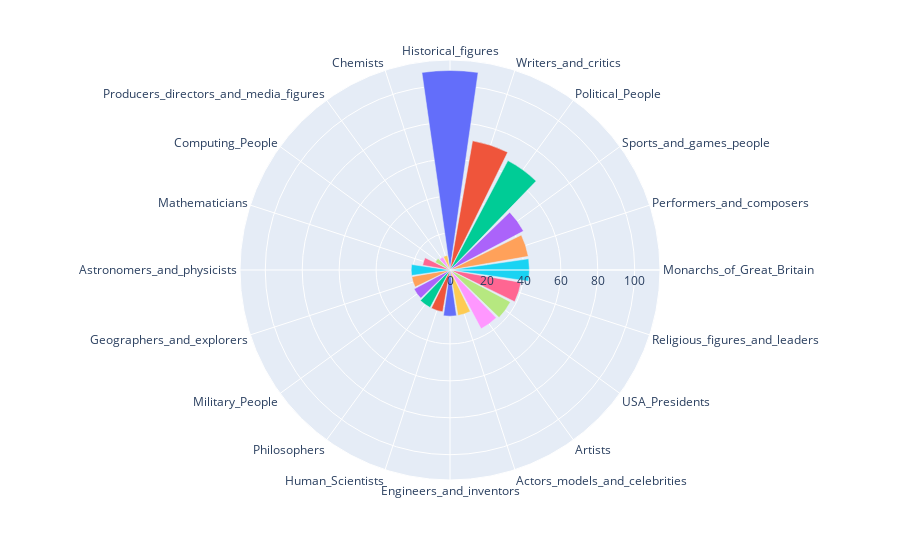

Source (notebook cell):
### Code cell
colors_categories = ["#F3C300",
                      "#875692",
                      "#F38400",
                      "#A1CAF1",
                      "#BE0032",
                      "#C2B280",
                      "#848482",
                      "#008856",
                      "#E68FAC",
                      "#0067A5",
                      "#F99379",
                      "#604E97",
                      "#F6A600",
                      "#B3446C",
                      "#DCD300",
                      "#882D17",
                      "#8DB600",
                      "#654522",
                      "#E25822",
                      "#2B3D26"]
people_categories = pd.DataFrame(main_people_selection.value_counts('category'))
people_categories.index = [cat.replace('subject.People.', '') for cat in people_categories.index]
people_categories['category'] = people_categories.index

fig = px.bar_polar(people_categories, r="count", theta="category", color= colors_categories)
fig.update_layout(showlegend=False)
fig.write_html("docs/people_categories.html")

fig.show()

### Figure 1 — Plotly figure (JSON) as saved in the notebook; plotly's stock layout.template omitted (floating-point values rounded to 4 significant figures)
{"data": [{"hovertemplate": "color=#F3C300<br>count=%{r}<br>category=%{theta}<extra></extra>", "legendgroup": "#F3C300", "marker": {"color": "#636efa", "pattern": {"shape": ""}}, "name": "#F3C300", "r": [108], "showlegend": true, "subplot": "polar", "theta": ["Historical_figures"], "type": "barpolar"}, {"hovertemplate": "color=#875692<br>count=%{r}<br>category=%{theta}<extra></extra>", "legendgroup": "#875692", "marker": {"color": "#EF553B", "pattern": {"shape": ""}}, "name": "#875692", "r": [71], "showlegend": true, "subplot": "polar", "theta": ["Writers_and_critics"], "type": "barpolar"}, {"hovertemplate": "color=#F38400<br>count=%{r}<br>category=%{theta}<extra></extra>", "legendgroup": "#F38400", "marker": {"color": "#00cc96", "pattern": {"shape": ""}}, "name": "#F38400", "r": [67], "showlegend": true, "subplot": "polar", "theta": ["Political_People"], "type": "barpolar"}, {"hovertemplate": "color=#A1CAF1<br>count=%{r}<br>category=%{theta}<extra></extra>", "legendgroup": "#A1CAF1", "marker": {"color": "#ab63fa", "pattern": {"shape": ""}}, "name": "#A1CAF1", "r": [45], "showlegend": true, "subplot": "polar", "theta": ["Sports_and_games_people"], "type": "barpolar"}, {"hovertemplate": "color=#BE0032<br>count=%{r}<br>category=%{theta}<extra></extra>", "legendgroup": "#BE0032", "marker": {"color": "#FFA15A", "pattern": {"shape": ""}}, "name": "#BE0032", "r": [43], "showlegend": true, "subplot": "polar", "theta": ["Performers_and_composers"], "type": "barpolar"}, {"hovertemplate": "color=#C2B280<br>count=%{r}<br>category=%{theta}<extra></extra>", "legendgroup": "#C2B280", "marker": {"color": "#19d3f3", "pattern": {"shape": ""}}, "name": "#C2B280", "r": [43], "showlegend": true, "subplot": "polar", "theta": ["Monarchs_of_Great_Britain"], "type": "barpolar"}, {"hovertemplate": "color=#848482<br>count=%{r}<br>category=%{theta}<extra></extra>", "legendgroup": "#848482", "marker": {"color": "#FF6692", "pattern": {"shape": ""}}, "name": "#848482", "r": [39], "showlegend": true, "subplot": "polar", "theta": ["Religious_figures_and_leaders"], "type": "barpolar"}, {"hovertemplate": "color=#008856<br>count=%{r}<br>category=%{theta}<extra></extra>", "legendgroup": "#008856", "marker": {"color": "#B6E880", "pattern": {"shape": ""}}, "name": "#008856", "r": [37], "showlegend": true, "subplot": "polar", "theta": ["USA_Presidents"], "type": "barpolar"}, {"hovertemplate": "color=#E68FAC<br>count=%{r}<br>category=%{theta}<extra></extra>", "legendgroup": "#E68FAC", "marker": {"color": "#FF97FF", "pattern": {"shape": ""}}, "name": "#E68FAC", "r": [36], "showlegend": true, "subplot": "polar", "theta": ["Artists"], "type": "barpolar"}, {"hovertemplate": "color=#0067A5<br>count=%{r}<br>category=%{theta}<extra></extra>", "legendgroup": "#0067A5", "marker": {"color": "#FECB52", "pattern": {"shape": ""}}, "name": "#0067A5", "r": [25], "showlegend": true, "subplot": "polar", "theta": ["Actors_models_and_celebrities"], "type": "barpolar"}, {"hovertemplate": "color=#F99379<br>count=%{r}<br>category=%{theta}<extra></extra>", "legendgroup": "#F99379", "marker": {"color": "#636efa", "pattern": {"shape": ""}}, "name": "#F99379", "r": [25], "showlegend": true, "subplot": "polar", "theta": ["Engineers_and_inventors"], "type": "barpolar"}, {"hovertemplate": "color=#604E97<br>count=%{r}<br>category=%{theta}<extra></extra>", "legendgroup": "#604E97", "marker": {"color": "#EF553B", "pattern": {"shape": ""}}, "name": "#604E97", "r": [23], "showlegend": true, "subplot": "polar", "theta": ["Human_Scientists"], "type": "barpolar"}, {"hovertemplate": "color=#F6A600<br>count=%{r}<br>category=%{theta}<extra></extra>", "legendgroup": "#F6A600", "marker": {"color": "#00cc96", "pattern": {"shape": ""}}, "name": "#F6A600", "r": [23], "showlegend": true, "subplot": "polar", "theta": ["Philosophers"], "type": "barpolar"}, {"hovertemplate": "color=#B3446C<br>count=%{r}<br>category=%{theta}<extra></extra>", "legendgroup": "#B3446C", "marker": {"color": "#ab63fa", "pattern": {"shape": ""}}, "name": "#B3446C", "r": [22], "showlegend": true, "subplot": "polar", "theta": ["Military_People"], "type": "barpolar"}, {"hovertemplate": "color=#DCD300<br>count=%{r}<br>category=%{theta}<extra></extra>", "legendgroup": "#DCD300", "marker": {"color": "#FFA15A", "pattern": {"shape": ""}}, "name": "#DCD300", "r": [21], "showlegend": true, "subplot": "polar", "theta": ["Geographers_and_explorers"], "type": "barpolar"}, {"hovertemplate": "color=#882D17<br>count=%{r}<br>category=%{theta}<extra></extra>", "legendgroup": "#882D17", "marker": {"color": "#19d3f3", "pattern": {"shape": ""}}, "name": "#882D17", "r": [21], "showlegend": true, "subplot": "polar", "theta": ["Astronomers_and_physicists"], "type": "barpolar"}, {"hovertemplate": "color=#8DB600<br>count=%{r}<br>category=%{theta}<extra></extra>", "legendgroup": "#8DB600", "marker": {"color": "#FF6692", "pattern": {"shape": ""}}, "name": "#8DB600", "r": [15], "showlegend": true, "subplot": "polar", "theta": ["Mathematicians"], "type": "barpolar"}, {"hovertemplate": "color=#654522<br>count=%{r}<br>category=%{theta}<extra></extra>", "legendgroup": "#654522", "marker": {"color": "#B6E880", "pattern": {"shape": ""}}, "name": "#654522", "r": [9], "showlegend": true, "subplot": "polar", "theta": ["Computing_People"], "type": "barpolar"}, {"hovertemplate": "color=#E25822<br>count=%{r}<br>category=%{theta}<extra></extra>", "legendgroup": "#E25822", "marker": {"color": "#FF97FF", "pattern": {"shape": ""}}, "name": "#E25822", "r": [8], "showlegend": true, "subplot": "polar", "theta": ["Producers_directors_and_media_figures"], "type": "barpolar"}, {"hovertemplate": "color=#2B3D26<br>count=%{r}<br>category=%{theta}<extra></extra>", "legendgroup": "#2B3D26", "marker": {"color": "#FECB52", "pattern": {"shape": ""}}, "name": "#2B3D26", "r": [8], "showlegend": true, "subplot": "polar", "theta": ["Chemists"], "type": "barpolar"}], "layout": {"barmode": "relative", "legend": {"title": {"text": "color"}, "tracegroupgap": 0}, "margin": {"t": 60}, "polar": {"angularaxis": {"direction": "clockwise", "rotation": 90}, "domain": {"x": [0, 1], "y": [0, 1]}}, "showlegend": false}}
